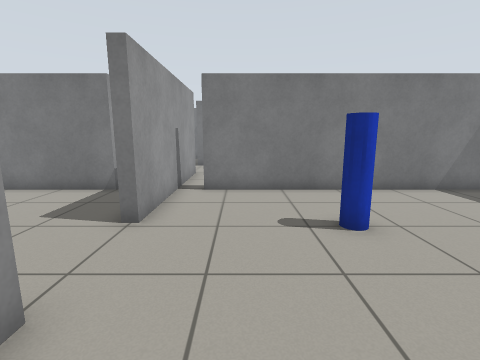
[1] (above)

16 first-person views from a walk through a robot-simulator world made for Gazebo. The camera is 1 m above the floor, tilts 10° down and sees 85° across. The floor is counted in squares, 0.5 m on a side. Each view is taken from the middle of a square. On the plan, view 1 faces up. The plan holds only what a view shows up to about 16 squares ahead; the rest is blank. The robots in the file are not drawn.

[2]
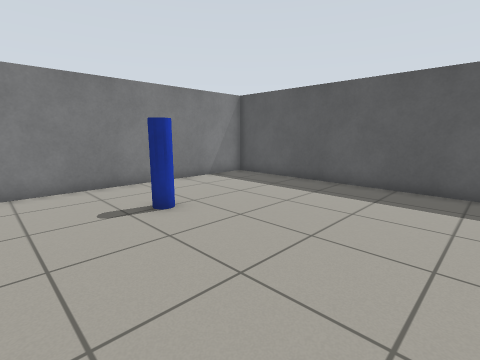

[3]
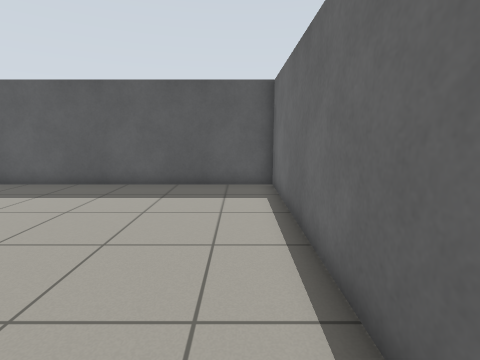

[4]
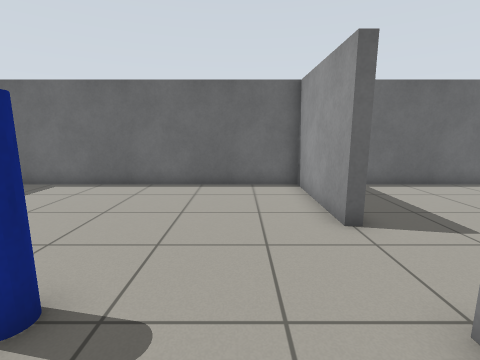

[5]
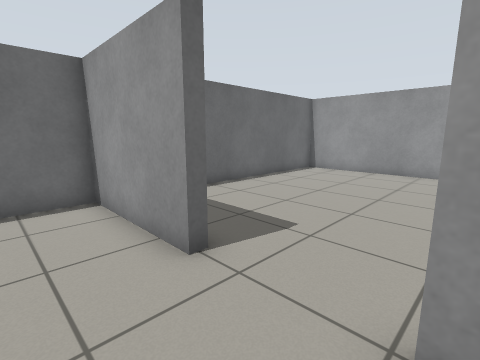

[6]
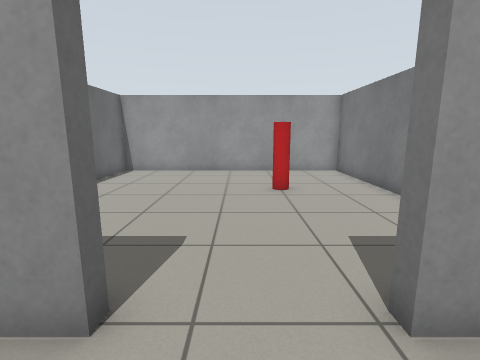

[7]
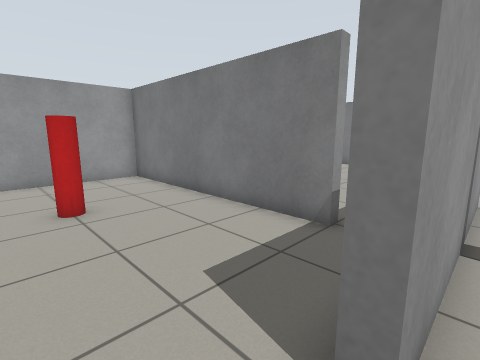

[8]
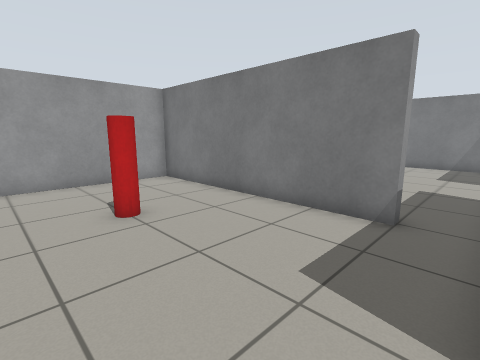

[9]
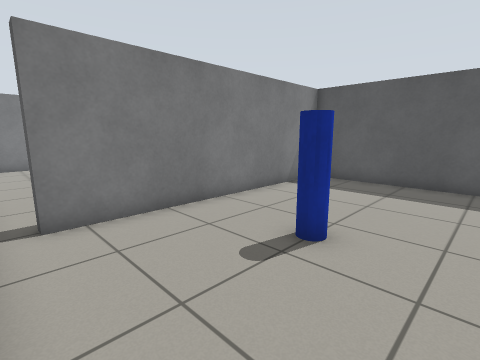

[10]
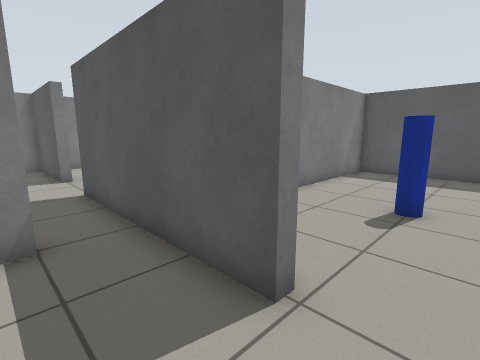

[11]
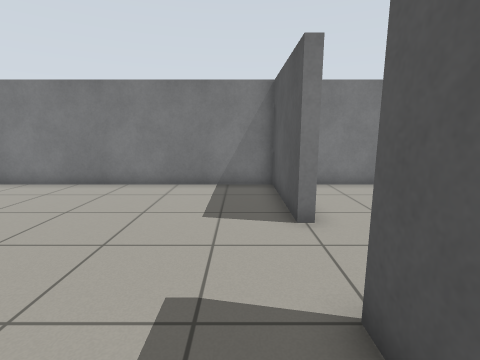

[12]
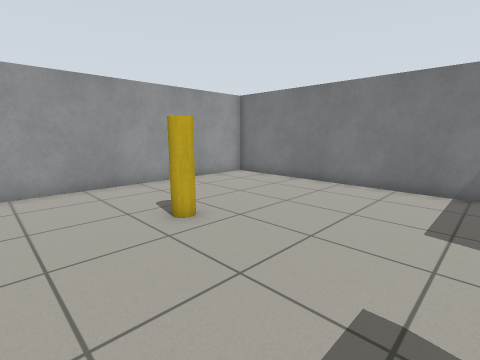

[13]
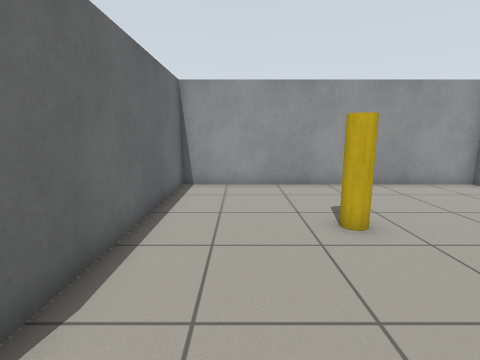

[14]
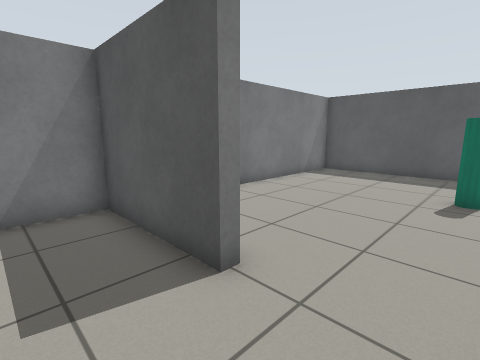

[15]
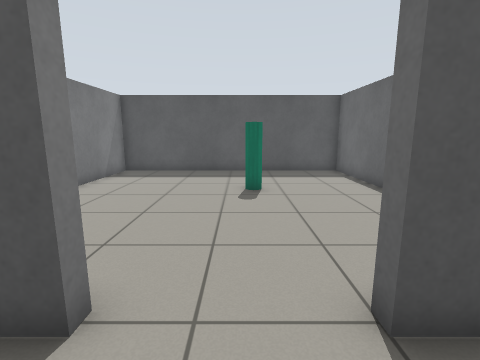

[16]
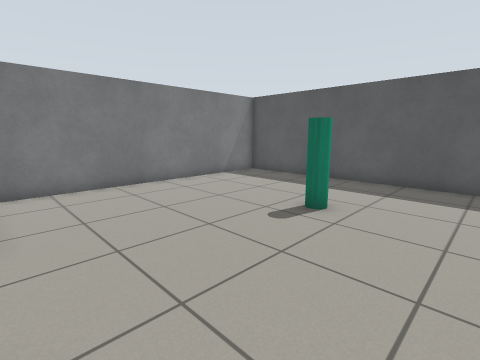

### Floor plan
Points are (right, up) in squares from view 1. A wall is a line through its corners. A room is listed if a view was taken in it or the views show most of it. See-through windows are left out.
Room 1 (views 1, 2, 3, 4, 5, 6, 7, 9)
walls: (-2.8, 2.5) (-2.3, 2.5) (-2.3, -2.3) (9.3, -2.3) (9.3, 9.3) (-1.3, 9.3); (-2.3, 9.6) (-2.3, 5.7)
ways out: opening at (-3, 4) to room 2; opening at (-2, 10) to room 4
objects: blue cylinder (2, 5) to (3, 6)
Room 2 (views 8, 10)
walls: (-2.3, 5.7) (-2.7, 5.7) (-2.7, 9.6); (-4.5, 9.8) (-4.5, 9.3) (-14.3, 9.3) (-14.3, -2.3) (-5, -2.3)
ways out: opening at (-3, 4) to room 1; opening at (-4, 10) to room 3
objects: red pole (-10, 5) to (-9, 6)
Room 3 (views 11, 12, 13, 14, 15)
walls: (-2.2, 16.7) (-2.7, 16.7) (-2.7, 21.3) (-14.3, 21.3) (-14.3, 9.7) (-6.1, 9.7); (-2.7, 9.6) (-2.7, 13.5)
ways out: opening at (-4, 10) to room 2; opening at (-3, 15) to room 4
objects: yellow pole (-10, 14) to (-9, 15)
Room 4 (view 16)
walls: (-2.7, 13.5) (-2.3, 13.5) (-2.3, 9.6); (4.5, 9.7) (9.3, 9.7) (9.3, 21.3) (-1.8, 21.3); (-1.3, 9.3) (-1.3, 9.8)
ways out: opening at (-2, 10) to room 1; opening at (-3, 15) to room 3
objects: green cylinder (4, 14) to (5, 15)

Where each view was taken, in squares from view 1:
view 1: 0 up, 0 right, facing up
view 2: 1 down, 1 left, facing up-right
view 3: 1 down, 1 left, facing right
view 4: 8 up, 0 right, facing down
view 5: 6 up, 0 right, facing down-left
view 6: 4 up, 0 right, facing left
view 7: 4 up, 2 left, facing up-left
view 8: 3 up, 3 left, facing up-left
view 9: 3 up, 2 left, facing up-right
view 10: 4 up, 5 left, facing up-right
view 11: 11 up, 4 left, facing up
view 12: 11 up, 4 left, facing up-left
view 13: 12 up, 4 left, facing left
view 14: 14 up, 5 left, facing up-right
view 15: 15 up, 5 left, facing right
view 16: 11 up, 2 left, facing up-right
